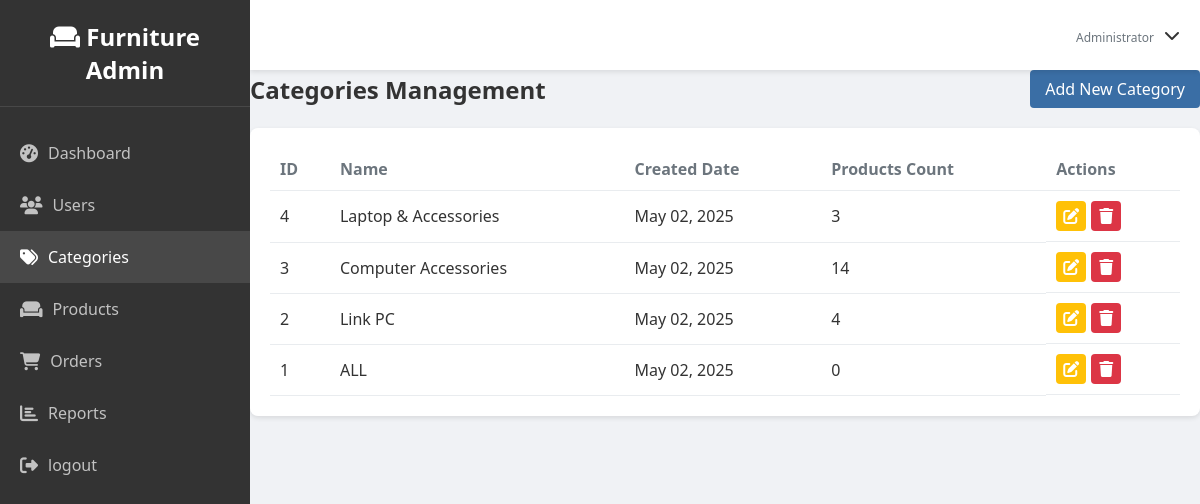
The page /furnitureadminpannel/categories.php (signed in) on the database its author committed.
### tables this page shows
CREATE TABLE `categories` (
  `id` int(11) NOT NULL,
  `name` varchar(255) NOT NULL,
  `created_at` timestamp NOT NULL DEFAULT current_timestamp()
);

### furnitureadminpannel/categories.php (the view, shortened to what this page needs)
<?php
include 'includes/config.php';
$limit = 10;
$page = isset($_GET['page']) ? $_GET['page'] : 1;
$start = ($page - 1) * $limit;
$query = "SELECT * FROM categories ORDER BY id DESC LIMIT $start, $limit";
$result = mysqli_query($conn, $query);
?>
<!DOCTYPE html>
<html lang="en">
<head>
    <link rel="stylesheet" href="css/style.css">
    <link rel="stylesheet" href="https://cdnjs.cloudflare.com/ajax/libs/font-awesome/6.4.0/css/all.min.css">
</head>
<body>
    <div class="container">
        <?php include 'includes/sidebar.php'; ?>
        <div class="main-content">
            <?php include 'includes/header.php'; ?>
            <div class="content">
                <div class="content-header">
                    <h2>Categories Management</h2>
                    <a href="add-category.php" class="btn btn-primary">Add New Category</a>
                </div>
                <div class="card">
                    <div class="card-body">
                        <table>
                            <thead>
                                <tr>
                                    <th>ID</th>
                                    <th>Name</th>
                                    <th>Created Date</th>
                                    <th>Products Count</th>
                                    <th>Actions</th>
                                </tr>
                            </thead>
                            <tbody>
                                <?php
                                if(mysqli_num_rows($result) > 0){
                                    while($category = mysqli_fetch_assoc($result)){
                                        $count_query = "SELECT COUNT(*) as count FROM products WHERE category_id = " . $category['id'];
                                        $count_result = mysqli_query($conn, $count_query);
                                        $count_data = mysqli_fetch_assoc($count_result);
                                        echo "<tr>";
                                        echo "<td>" . $category['id'] . "</td>";
                                        echo "<td>" . $category['name'] . "</td>";
                                        echo "<td>" . date('M d, Y', strtotime($category['created_at'])) . "</td>";
                                        echo "<td>" . $count_data['count'] . "</td>";
                                        echo "<td class='table-actions'>";
                                        echo "<a href='edit-category.php?id=" . $category['id'] . "' class='action-icon edit'><i class='fas fa-edit'></i></a>";
                                        echo "<a href='categories.php?delete=" . $category['id'] . "' class='action-icon delete'><i class='fas fa-trash'></i></a>";
                                        echo "</td>";
                                        echo "</tr>";
                                    }
                                } else {
                                    echo "<tr><td colspan='5' class='no-data'>No categories found</td></tr>";
                                }
                                ?>
                            </tbody>
                        </table>
                    </div>
                </div>
            </div>
        </div>
    </div>
</body>
</html>

### furnitureadminpannel/css/style.css (style rules this page uses)
* { margin: 0; padding: 0; box-sizing: border-box; font-family: 'Segoe UI', Tahoma, Geneva, Verdana, sans-serif; }
:root { --primary-color: #3a6ea5; --secondary-color: #004e98; --accent-color: #ff6b6b; --light-color: #f5f5f5; --dark-color: #333; --success-color: #28a745; --warning-color: #ffc107; --danger-color: #dc3545; --info-color: #17a2b8; --gray-color: #6c757d; --light-gray: #e9ecef; --sidebar-width: 250px; --header-height: 70px; --transition-speed: 0.3s; }
body { background-color: #f0f2f5; color: var(--dark-color); }
a { text-decoration: none; color: var(--primary-color); }
.container { display: flex; min-height: 100vh; }
.main-content { flex: 1; margin-left: var(--sidebar-width); transition: all var(--transition-speed) ease; }
table { width: 100%; border-collapse: collapse; }
table th, table td { padding: 10px; text-align: left; border-bottom: 1px solid var(--light-gray); }
table th { font-weight: 600; color: var(--gray-color); }
.content-header { display: flex; justify-content: space-between; align-items: center; margin-bottom: 20px; }
.content-header h2 { margin: 0; }
.btn { padding: 8px 15px; border-radius: 4px; border: none; cursor: pointer; font-weight: 500; transition: background-color var(--transition-speed) ease; }
.btn-primary { background-color: var(--primary-color); color: white; }
.card { background-color: white; border-radius: 8px; box-shadow: 0 2px 5px rgba(0, 0, 0, 0.1); margin-bottom: 20px; }
.card-body { padding: 20px; }
.table-actions { display: flex; gap: 5px; }
.action-icon { width: 30px; height: 30px; display: flex; align-items: center; justify-content: center; border-radius: 4px; color: white; cursor: pointer; }
.action-icon.edit { background-color: var(--warning-color); }
.action-icon.delete { background-color: var(--danger-color); }

### rows shown on the page
categories: id "4", name "Laptop & Accessories", created_at "May 02, 2025", count "3"
categories: id "3", name "Computer Accessories", created_at "May 02, 2025", count "14"
categories: id "2", name "Link PC", created_at "May 02, 2025", count "4"
categories: id "1", name "ALL", created_at "May 02, 2025", count "0"
